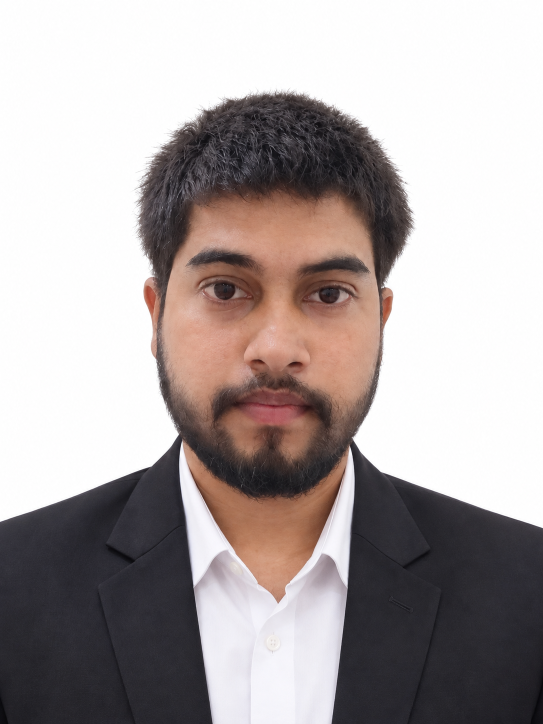
#> input picture portrait.jpg, 1086 x 1448 px, found by its file name (shown at 1/2 size)
$ python make_ascii_svg.py
#> lines starting #> are read from the running program, lines starting #| are printed output that depends on the picture
from pathlib import Path
from xml.sax.saxutils import escape

from PIL import Image, ImageEnhance, ImageFilter


# ============================================================
# CONFIG
# ============================================================

ROOT = Path(__file__).resolve().parents[1]

INPUT_IMAGE = ROOT / "assets" / "portrait.jpg"
OUTPUT_DIR = ROOT / "generated"
OUTPUT_SVG = OUTPUT_DIR / "ascii.svg"

COLUMNS = 100

# ASCII characters from dark -> light
ASCII_CHARS = "@%#*+=-:. "


# ============================================================
# IMAGE -> ASCII
# ============================================================

def image_to_ascii(image_path: Path, columns: int):
    image = Image.open(image_path).convert("RGB")

    # Keep portrait proportions while compensating for
    # terminal/monospace character height.
    width, height = image.size

    aspect_ratio = height / width
    rows = max(1, int(columns * aspect_ratio * 0.48))

    image = image.resize((columns, rows))

    # Mild processing for clearer facial details.
    image = image.filter(
        ImageFilter.GaussianBlur(radius=0.25)
    )

    gray = image.convert("L")

    gray = ImageEnhance.Contrast(gray).enhance(1.35)
    gray = ImageEnhance.Sharpness(gray).enhance(1.5)

    pixels = list(gray.getdata())

    lines = []

    for y in range(rows):
        line = []

        for x in range(columns):
            value = pixels[y * columns + x]

            index = int(
                value / 255 * (len(ASCII_CHARS) - 1)
            )

            line.append(ASCII_CHARS[index])

        lines.append("".join(line).rstrip())

    return lines, columns, rows


# ============================================================
# ASCII -> ANIMATED SVG
# ============================================================

def create_svg(lines, columns, rows):
    char_width = 9
    line_height = 12

    width = columns * char_width
    height = rows * line_height + 30

    background = "#050505"
    foreground = "#00ff9c"

    svg = []

    svg.append(
        f'''<svg xmlns="http://www.w3.org/2000/svg"
        width="{width}"
        height="{height}"
        viewBox="0 0 {width} {height}">
'''
    )

    svg.append(
        f'<rect width="100%" height="100%" fill="{background}"/>'
    )

    svg.append(
        f'''
<style>
.ascii {{
    font-family: "Cascadia Mono", "Consolas", "Courier New", monospace;
    font-size: 11px;
    font-weight: 600;
    fill: {foreground};
    letter-spacing: 0px;
}}
.cursor {{
    fill: {foreground};
}}
</style>
'''
    )

    # One clipping rectangle per row.
    # The rectangle grows from left to right,
    # creating a typewriter/reveal effect.
    for row_index, line in enumerate(lines):

        y = 18 + row_index * line_height

        safe_line = escape(line)

        clip_id = f"clip_{row_index}"

        svg.append(
            f'''
<clipPath id="{clip_id}">
    <rect x="0" y="{y - 11}"
          width="0"
          height="{line_height + 4}">
        <animate
            attributeName="width"
            from="0"
            to="{width}"
            dur="1.2s"
            begin="{row_index * 0.025:.3f}s"
            fill="freeze"/>
    </rect>
</clipPath>
'''
        )

        svg.append(
            f'''
<text
    x="0"
    y="{y}"
    class="ascii"
    clip-path="url(#{clip_id})">{safe_line}</text>
'''
        )

    # Cursor
    cursor_x = width - 8
    cursor_y = 10

    svg.append(
        f'''
<rect
    x="{cursor_x}"
    y="{cursor_y}"
    width="5"
    height="12"
    class="cursor">
    <animate
        attributeName="opacity"
        values="1;0;1"
        dur="0.9s"
        repeatCount="indefinite"/>
</rect>
'''
    )

    svg.append("</svg>")

    return "\n".join(svg)


# ============================================================
# MAIN
# ============================================================

def main():
    if not INPUT_IMAGE.exists():
        raise FileNotFoundError(
            f"Portrait not found: {INPUT_IMAGE}"
        )

    OUTPUT_DIR.mkdir(parents=True, exist_ok=True)

    lines, columns, rows = image_to_ascii(
        INPUT_IMAGE,
        COLUMNS
    )
#> in image_to_ascii, image is the input picture: PIL image 1086x1448 RGB; mean R, G, B 172.9, 164.6, 164
#> in image_to_ascii, `image = image.resize((columns, rows))`:
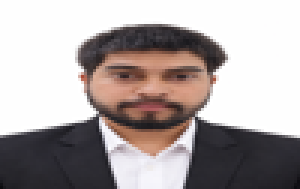
#> image: PIL image 100x63 RGB (shown 3 times larger); mean R, G, B 172.9, 164.6, 164
#> in image_to_ascii, `gray = image.convert("L")`:
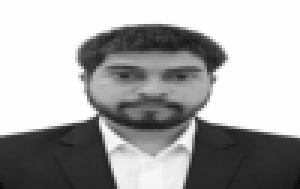
#> gray: PIL image 100x63 L (shown 3 times larger); min 12, max 255, mean 167.1
#> in image_to_ascii, `gray = ImageEnhance.Contrast(gray).enhance(1.35)`:
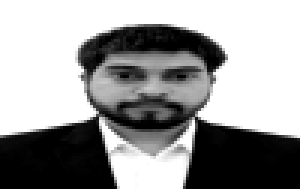
#> gray: PIL image 100x63 L (shown 3 times larger); min 0, max 255, mean 154.4
#> in image_to_ascii, `pixels = list(gray.getdata())`: pixels = 6300 values, max 255 at index 0, min 0 at index 953, mean 154.2
#> after the loop in image_to_ascii, `for y in range(rows):`: lines = 63 items, first 6: '', '', '', '', '', ''
#> lines = 63 items, first 6: '', '', '', '', '', ''; columns = 100; rows = 63

    svg = create_svg(
        lines,
        columns,
        rows
    )
#> in create_svg, `width = columns * char_width`: width = 900
#> in create_svg, `height = rows * line_height + 30`: height = 786
#> the loop in create_svg, `for row_index, line in enumerate(lines): ` made 63 passes
#> (y, clip_id) on passes 1 to 12: (18, 'clip_0'), (30, 'clip_1'), (42, 'clip_2'), (54, 'clip_3'), (66, 'clip_4'), (78, 'clip_5'), (90, 'clip_6'), (102, 'clip_7'), (114, 'clip_8'), (126, 'clip_9'), (138, 'clip_10'), (150, 'clip_11')
#> after the loop in create_svg, `for row_index, line in enumerate(lines):`: svg = 129 items
#> in create_svg, `cursor_x = width - 8`: cursor_x = 892

    OUTPUT_SVG.write_text(
        svg,
        encoding="utf-8"
    )

    print("DONE")
    print(f"Input : {INPUT_IMAGE}")
    print(f"Output: {OUTPUT_SVG}")
    print(f"ASCII : {columns} columns x {rows} rows")
#| ASCII : 100 columns x 63 rows


if __name__ == "__main__":
    main()
